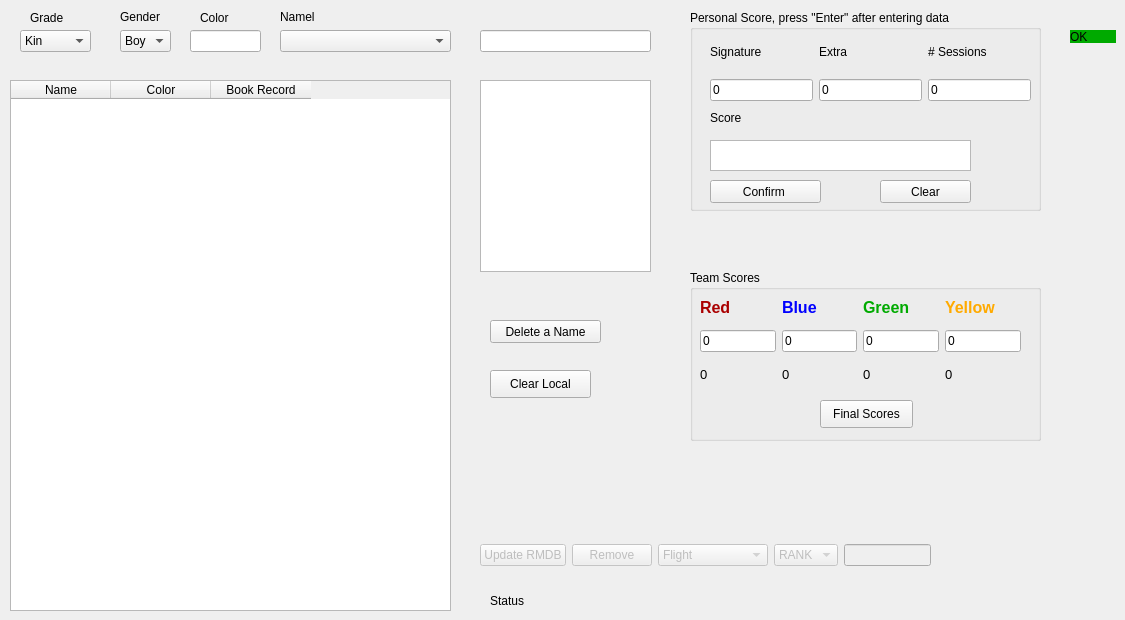
    <widget class="QWidget" name="tabSpkBook">
     <attribute name="title">
      <string>Spark Book Record</string>
     </attribute>
     <widget class="QComboBox" name="cbbGenderSpkBook">
      <property name="geometry">
       <rect>
        <x>120</x>
        <y>30</y>
        <width>51</width>
        <height>22</height>
       </rect>
      </property>
      <item>
       <property name="text">
        <string>Boy</string>
       </property>
      </item>
      <item>
       <property name="text">
        <string>Girl</string>
       </property>
      </item>
     </widget>
     <widget class="QLabel" name="label_60">
      <property name="geometry">
       <rect>
        <x>280</x>
        <y>10</y>
        <width>46</width>
        <height>13</height>
       </rect>
      </property>
      <property name="text">
       <string>Namel</string>
      </property>
     </widget>
     <widget class="QTableWidget" name="tbwBookRecordSpk">
      <property name="geometry">
       <rect>
        <x>10</x>
        <y>80</y>
        <width>441</width>
        <height>531</height>
       </rect>
      </property>
      <property name="sortingEnabled">
       <bool>true</bool>
      </property>
      <column>
       <property name="text">
        <string>Name</string>
       </property>
      </column>
      <column>
       <property name="text">
        <string>Color</string>
       </property>
      </column>
      <column>
       <property name="text">
        <string>Book Record</string>
       </property>
      </column>
     </widget>
     <widget class="QLabel" name="label_62">
      <property name="geometry">
       <rect>
        <x>120</x>
        <y>10</y>
        <width>46</width>
        <height>13</height>
       </rect>
      </property>
      <property name="text">
       <string>Gender</string>
      </property>
     </widget>
     <widget class="QComboBox" name="cbbGradeSpkBook">
      <property name="geometry">
       <rect>
        <x>20</x>
        <y>30</y>
        <width>71</width>
        <height>22</height>
       </rect>
      </property>
      <item>
       <property name="text">
        <string>Kin</string>
       </property>
      </item>
      <item>
       <property name="text">
        <string>1st</string>
       </property>
      </item>
      <item>
       <property name="text">
        <string>2nd</string>
       </property>
      </item>
     </widget>
     <widget class="QLabel" name="label_63">
      <property name="geometry">
       <rect>
        <x>30</x>
        <y>10</y>
        <width>71</width>
        <height>16</height>
       </rect>
      </property>
      <property name="text">
       <string>Grade</string>
      </property>
     </widget>
     <widget class="QComboBox" name="cbbNameSpkBook">
      <property name="geometry">
       <rect>
        <x>280</x>
        <y>30</y>
        <width>171</width>
        <height>22</height>
       </rect>
      </property>
     </widget>
     <widget class="QPushButton" name="btnDeleteSpkBook">
      <property name="geometry">
       <rect>
        <x>490</x>
        <y>320</y>
        <width>111</width>
        <height>23</height>
       </rect>
      </property>
      <property name="text">
       <string>Delete a Name</string>
      </property>
     </widget>
     <widget class="QListWidget" name="lwSpkBook">
      <property name="geometry">
       <rect>
        <x>480</x>
        <y>80</y>
        <width>171</width>
        <height>192</height>
       </rect>
      </property>
     </widget>
     <widget class="QLineEdit" name="leNameSpkBook">
      <property name="geometry">
       <rect>
        <x>480</x>
        <y>30</y>
        <width>171</width>
        <height>22</height>
       </rect>
      </property>
     </widget>
     <widget class="QPushButton" name="btnClearLocalSpkBook">
      <property name="geometry">
       <rect>
        <x>490</x>
        <y>370</y>
        <width>101</width>
        <height>28</height>
       </rect>
      </property>
      <property name="text">
       <string>Clear Local</string>
      </property>
     </widget>
     <widget class="QLabel" name="lbSpkBookStatus">
      <property name="geometry">
       <rect>
        <x>490</x>
        <y>590</y>
        <width>531</width>
        <height>21</height>
       </rect>
      </property>
      <property name="text">
       <string>Status</string>
      </property>
     </widget>
     <widget class="QLabel" name="lbSpkBookOK">
      <property name="geometry">
       <rect>
        <x>1070</x>
        <y>30</y>
        <width>46</width>
        <height>13</height>
       </rect>
      </property>
      <property name="styleSheet">
       <string notr="true">background-color: rgb(0, 170, 0);</string>
      </property>
      <property name="text">
       <string>OK</string>
      </property>
     </widget>
     <widget class="QLabel" name="label_27">
      <property name="geometry">
       <rect>
        <x>200</x>
        <y>10</y>
        <width>53</width>
        <height>16</height>
       </rect>
      </property>
      <property name="text">
       <string>Color</string>
      </property>
     </widget>
     <widget class="QLineEdit" name="leColorSpkBook">
      <property name="geometry">
       <rect>
        <x>190</x>
        <y>30</y>
        <width>71</width>
        <height>22</height>
       </rect>
      </property>
      <property name="readOnly">
       <bool>true</bool>
      </property>
     </widget>
     <widget class="QGroupBox" name="groupBox_7">
      <property name="geometry">
       <rect>
        <x>690</x>
        <y>270</y>
        <width>351</width>
        <height>171</height>
       </rect>
      </property>
      <property name="title">
       <string>Team Scores</string>
      </property>
      <widget class="QWidget" name="gridLayoutWidget_2">
       <property name="geometry">
        <rect>
         <x>10</x>
         <y>20</y>
         <width>321</width>
         <height>101</height>
        </rect>
       </property>
       <layout class="QGridLayout" name="gridLayout_2">
        <item row="0" column="0">
         <widget class="QLabel" name="label_28">
          <property name="palette">
           <palette>
            <active>
             <colorrole role="WindowText">
              <brush brushstyle="SolidPattern">
               <color alpha="255">
                <red>170</red>
                <green>0</green>
                <blue>0</blue>
               </color>
              </brush>
             </colorrole>
            </active>
            <inactive>
             <colorrole role="WindowText">
              <brush brushstyle="SolidPattern">
               <color alpha="255">
                <red>170</red>
                <green>0</green>
                <blue>0</blue>
               </color>
              </brush>
             </colorrole>
            </inactive>
            <disabled>
             <colorrole role="WindowText">
              <brush brushstyle="SolidPattern">
               <color alpha="255">
                <red>120</red>
                <green>120</green>
                <blue>120</blue>
               </color>
              </brush>
             </colorrole>
            </disabled>
           </palette>
          </property>
          <property name="font">
           <font>
            <pointsize>12</pointsize>
            <weight>75</weight>
            <bold>true</bold>
           </font>
          </property>
          <property name="text">
           <string>Red</string>
          </property>
         </widget>
        </item>
        <item row="1" column="0">
         <widget class="QLineEdit" name="leRedScoreSpk">
          <property name="text">
           <string>0</string>
          </property>
         </widget>
        </item>
        <item row="2" column="0">
         <widget class="QLabel" name="lbRedFinalSpk">
          <property name="font">
           <font>
            <pointsize>10</pointsize>
           </font>
          </property>
          <property name="text">
           <string>0</string>
          </property>
         </widget>
        </item>
        <item row="0" column="1">
         <widget class="QLabel" name="label_30">
          <property name="palette">
           <palette>
            <active>
             <colorrole role="WindowText">
              <brush brushstyle="SolidPattern">
               <color alpha="255">
                <red>0</red>
                <green>0</green>
                <blue>255</blue>
               </color>
              </brush>
             </colorrole>
            </active>
            <inactive>
             <colorrole role="WindowText">
              <brush brushstyle="SolidPattern">
               <color alpha="255">
                <red>0</red>
                <green>0</green>
                <blue>255</blue>
               </color>
              </brush>
             </colorrole>
            </inactive>
            <disabled>
             <colorrole role="WindowText">
              <brush brushstyle="SolidPattern">
               <color alpha="255">
                <red>120</red>
                <green>120</green>
                <blue>120</blue>
               </color>
              </brush>
             </colorrole>
            </disabled>
           </palette>
          </property>
          <property name="font">
           <font>
            <pointsize>12</pointsize>
            <weight>75</weight>
            <bold>true</bold>
           </font>
          </property>
          <property name="text">
           <string>Blue</string>
          </property>
         </widget>
        </item>
        <item row="2" column="1">
         <widget class="QLabel" name="lbBlueFinalSpk">
          <property name="font">
           <font>
            <pointsize>10</pointsize>
           </font>
          </property>
          <property name="text">
           <string>0</string>
          </property>
         </widget>
        </item>
        <item row="0" column="2">
         <widget class="QLabel" name="label_32">
          <property name="palette">
           <palette>
            <active>
             <colorrole role="WindowText">
              <brush brushstyle="SolidPattern">
               <color alpha="255">
                <red>0</red>
                <green>170</green>
                <blue>0</blue>
               </color>
              </brush>
             </colorrole>
            </active>
            <inactive>
             <colorrole role="WindowText">
              <brush brushstyle="SolidPattern">
               <color alpha="255">
                <red>0</red>
                <green>170</green>
                <blue>0</blue>
               </color>
              </brush>
             </colorrole>
            </inactive>
            <disabled>
             <colorrole role="WindowText">
              <brush brushstyle="SolidPattern">
               <color alpha="255">
                <red>120</red>
                <green>120</green>
                <blue>120</blue>
               </color>
              </brush>
             </colorrole>
            </disabled>
           </palette>
          </property>
          <property name="font">
           <font>
            <pointsize>12</pointsize>
            <weight>75</weight>
            <bold>true</bold>
           </font>
          </property>
          <property name="text">
           <string>Green</string>
          </property>
         </widget>
        </item>
        <item row="2" column="2">
         <widget class="QLabel" name="lbGreenFinalSpk">
          <property name="font">
           <font>
            <pointsize>10</pointsize>
           </font>
          </property>
          <property name="text">
           <string>0</string>
          </property>
         </widget>
        </item>
        <item row="0" column="3">
         <widget class="QLabel" name="label_34">
          <property name="palette">
           <palette>
            <active>
             <colorrole role="WindowText">
              <brush brushstyle="SolidPattern">
               <color alpha="255">
                <red>255</red>
                <green>170</green>
                <blue>0</blue>
               </color>
              </brush>
             </colorrole>
            </active>
            <inactive>
             <colorrole role="WindowText">
              <brush brushstyle="SolidPattern">
               <color alpha="255">
                <red>255</red>
                <green>170</green>
                <blue>0</blue>
               </color>
              </brush>
             </colorrole>
            </inactive>
            <disabled>
             <colorrole role="WindowText">
              <brush brushstyle="SolidPattern">
               <color alpha="255">
                <red>120</red>
                <green>120</green>
                <blue>120</blue>
               </color>
              </brush>
             </colorrole>
            </disabled>
           </palette>
          </property>
          <property name="font">
           <font>
            <pointsize>12</pointsize>
            <weight>75</weight>
            <bold>true</bold>
           </font>
          </property>
          <property name="text">
           <string>Yellow</string>
          </property>
         </widget>
        </item>
        <item row="2" column="3">
         <widget class="QLabel" name="lbYellowFinalSpk">
          <property name="font">
           <font>
            <pointsize>10</pointsize>
           </font>
          </property>
          <property name="text">
           <string>0</string>
          </property>
         </widget>
        </item>
        <item row="1" column="1">
         <widget class="QLineEdit" name="leBlueScoreSpk">
          <property name="text">
           <string>0</string>
          </property>
         </widget>
        </item>
        <item row="1" column="2">
         <widget class="QLineEdit" name="leGreenScoreSpk">
          <property name="text">
           <string>0</string>
          </property>
         </widget>
        </item>
        <item row="1" column="3">
         <widget class="QLineEdit" name="leYellowScoreSpk">
          <property name="text">
           <string>0</string>
          </property>
         </widget>
        </item>
       </layout>
      </widget>
      <widget class="QPushButton" name="btnScoreSpk">
       <property name="geometry">
        <rect>
         <x>130</x>
         <y>130</y>
         <width>93</width>
         <height>28</height>
        </rect>
       </property>
       <property name="text">
        <string>Final Scores</string>
       </property>
      </widget>
     </widget>
     <widget class="QWidget" name="horizontalLayoutWidget">
      <property name="geometry">
       <rect>
        <x>480</x>
        <y>530</y>
        <width>451</width>
        <height>51</height>
       </rect>
      </property>
      <layout class="QHBoxLayout" name="horizontalLayout_6">
       <item>
        <widget class="QPushButton" name="btnUpdDBSpkBook">
         <property name="enabled">
          <bool>false</bool>
         </property>
         <property name="text">
          <string>Update RMDB</string>
         </property>
        </widget>
       </item>
       <item>
        <widget class="QPushButton" name="btnRemoveSpkBook">
         <property name="enabled">
          <bool>false</bool>
         </property>
         <property name="text">
          <string>Remove</string>
         </property>
        </widget>
       </item>
       <item>
        <widget class="QComboBox" name="cbbBookSpkBook">
         <property name="enabled">
          <bool>false</bool>
         </property>
         <item>
          <property name="text">
           <string>Flight</string>
          </property>
         </item>
         <item>
          <property name="text">
           <string>Glider</string>
          </property>
         </item>
         <item>
          <property name="text">
           <string>Glider FrqFly</string>
          </property>
         </item>
         <item>
          <property name="text">
           <string>Runner</string>
          </property>
         </item>
         <item>
          <property name="text">
           <string>Runner FrqFly</string>
          </property>
         </item>
         <item>
          <property name="text">
           <string>Stormer</string>
          </property>
         </item>
         <item>
          <property name="text">
           <string>Stormer FrqFly</string>
          </property>
         </item>
        </widget>
       </item>
       <item>
        <widget class="QComboBox" name="cbbChapterSpkBook">
         <property name="enabled">
          <bool>false</bool>
         </property>
         <item>
          <property name="text">
           <string>RANK</string>
          </property>
         </item>
         <item>
          <property name="text">
           <string>1</string>
          </property>
         </item>
         <item>
          <property name="text">
           <string>2</string>
          </property>
         </item>
         <item>
          <property name="text">
           <string>3</string>
          </property>
         </item>
         <item>
          <property name="text">
           <string>4</string>
          </property>
         </item>
         <item>
          <property name="text">
           <string>RevR</string>
          </property>
         </item>
         <item>
          <property name="text">
           <string>R 1</string>
          </property>
         </item>
         <item>
          <property name="text">
           <string>R 2</string>
          </property>
         </item>
         <item>
          <property name="text">
           <string>R 3</string>
          </property>
         </item>
         <item>
          <property name="text">
           <string>R 4</string>
          </property>
         </item>
        </widget>
       </item>
       <item>
        <widget class="QLineEdit" name="leSessionSpkBook">
         <property name="enabled">
          <bool>false</bool>
         </property>
        </widget>
       </item>
      </layout>
     </widget>
     <widget class="QGroupBox" name="groupBox_8">
      <property name="geometry">
       <rect>
        <x>690</x>
        <y>10</y>
        <width>351</width>
        <height>201</height>
       </rect>
      </property>
      <property name="title">
       <string>Personal Score, press &quot;Enter&quot; after entering data</string>
      </property>
      <widget class="QWidget" name="gridLayoutWidget_3">
       <property name="geometry">
        <rect>
         <x>20</x>
         <y>20</y>
         <width>321</width>
         <height>71</height>
        </rect>
       </property>
       <layout class="QGridLayout" name="gridLayout_3">
        <item row="0" column="0">
         <widget class="QLabel" name="label_59">
          <property name="text">
           <string>Signature</string>
          </property>
         </widget>
        </item>
        <item row="1" column="0">
         <widget class="QLineEdit" name="leSignatureSpk">
          <property name="text">
           <string>0</string>
          </property>
         </widget>
        </item>
        <item row="0" column="1">
         <widget class="QLabel" name="label_61">
          <property name="text">
           <string>Extra</string>
          </property>
         </widget>
        </item>
        <item row="1" column="1">
         <widget class="QLineEdit" name="leExtraSpk">
          <property name="text">
           <string>0</string>
          </property>
         </widget>
        </item>
        <item row="0" column="2">
         <widget class="QLabel" name="label_64">
          <property name="text">
           <string># Sessions</string>
          </property>
         </widget>
        </item>
        <item row="1" column="2">
         <widget class="QLineEdit" name="leNumSecSpk">
          <property name="text">
           <string>0</string>
          </property>
         </widget>
        </item>
       </layout>
      </widget>
      <widget class="QListWidget" name="lwSpkBookRecord">
       <property name="geometry">
        <rect>
         <x>20</x>
         <y>130</y>
         <width>261</width>
         <height>31</height>
        </rect>
       </property>
      </widget>
      <widget class="QPushButton" name="btnConfirmSpkBook">
       <property name="geometry">
        <rect>
         <x>20</x>
         <y>170</y>
         <width>111</width>
         <height>23</height>
        </rect>
       </property>
       <property name="text">
        <string>Confirm </string>
       </property>
      </widget>
      <widget class="QPushButton" name="btnClearSpkBook">
       <property name="geometry">
        <rect>
         <x>190</x>
         <y>170</y>
         <width>91</width>
         <height>23</height>
        </rect>
       </property>
       <property name="text">
        <string>Clear</string>
       </property>
      </widget>
      <widget class="QLabel" name="label_58">
       <property name="geometry">
        <rect>
         <x>20</x>
         <y>100</y>
         <width>71</width>
         <height>16</height>
        </rect>
       </property>
       <property name="text">
        <string>Score</string>
       </property>
      </widget>
     </widget>
    </widget>
